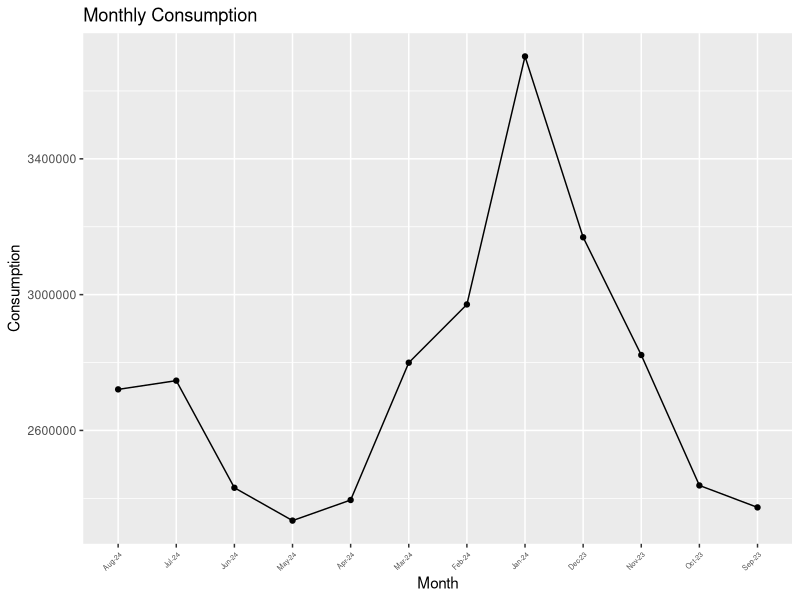

Generate this figure with R:
## ---- chunk 1
knitr::opts_chunk$set(echo = TRUE)
## ---- chunk 2
library(ggplot2)
## ---- chunk 3
my.data <- read.csv("total_monthly_consumption.csv")
head(my.data)
## ---- chunk 4
# Get Last Year
Months <- head(my.data$Month, 12)
Consumptions <- head(my.data$Consumption, 12)
# Create Proper Frame
annual.data <- head(my.data, 12)
# Parse Months as a Level, then Plot
ggplot(data = annual.data, aes(x = factor(Months, c("Aug-24", "Jul-24", "Jun-24", "May-24", "Apr-24", "Mar-24", "Feb-24", "Jan-24", "Dec-23", "Nov-23", "Oct-23", "Sep-23")), y = Consumptions, group = 1)) +
  geom_line() +
  geom_point() +
  labs(title = "Monthly Consumption",
       x = "Month",
       y = "Consumption") +
  theme(axis.text.x = element_text(angle = 45, hjust = 1, size = 5))
